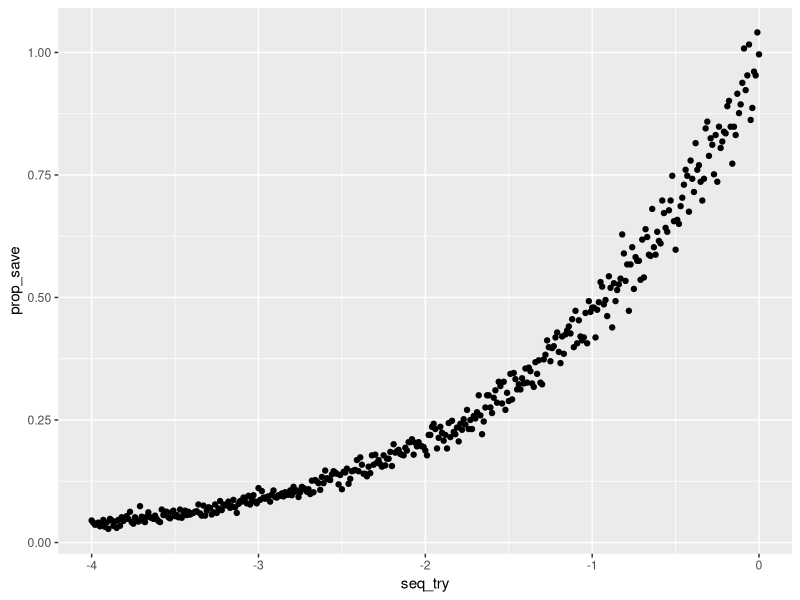
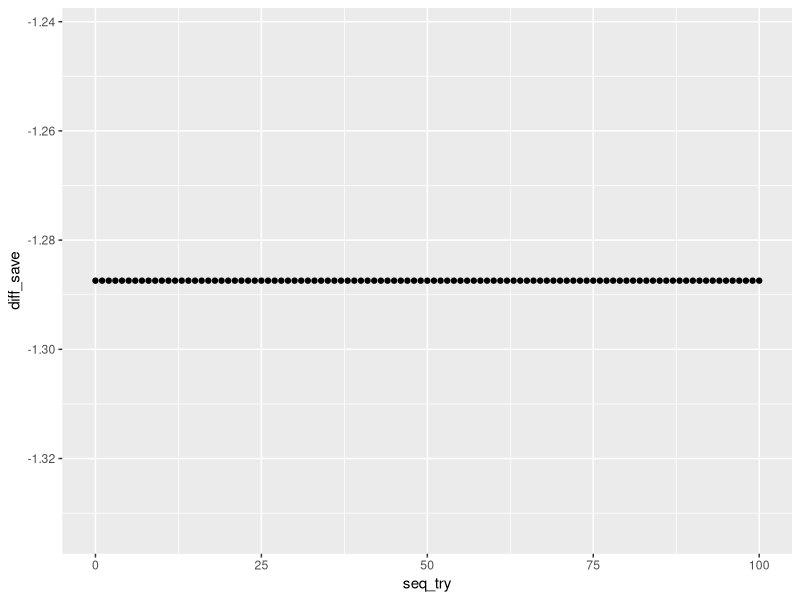
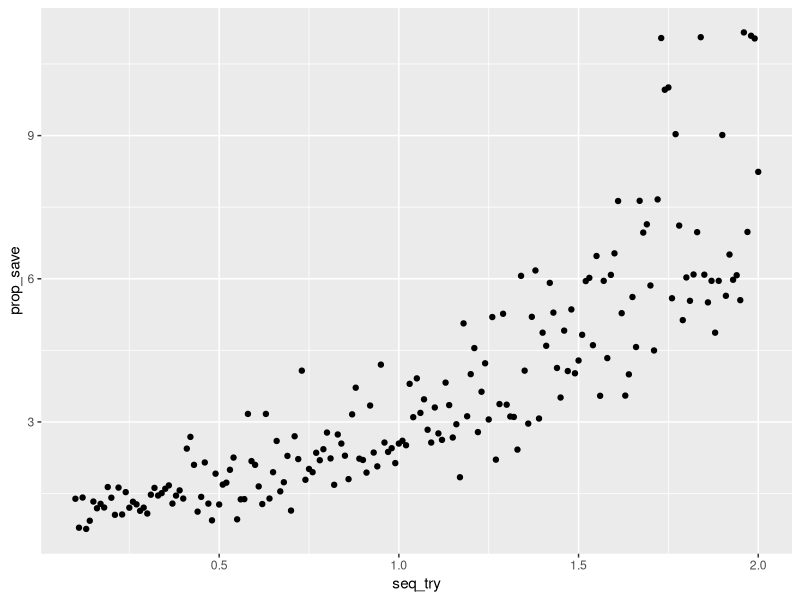
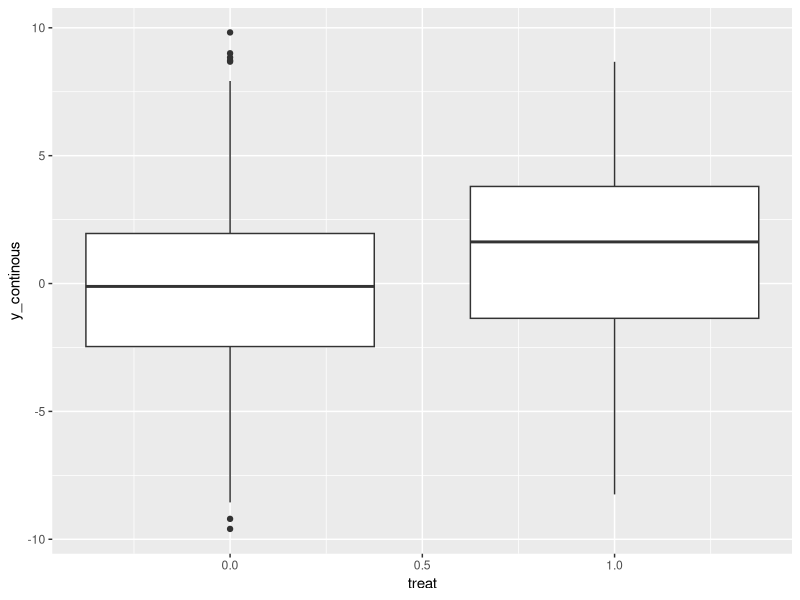
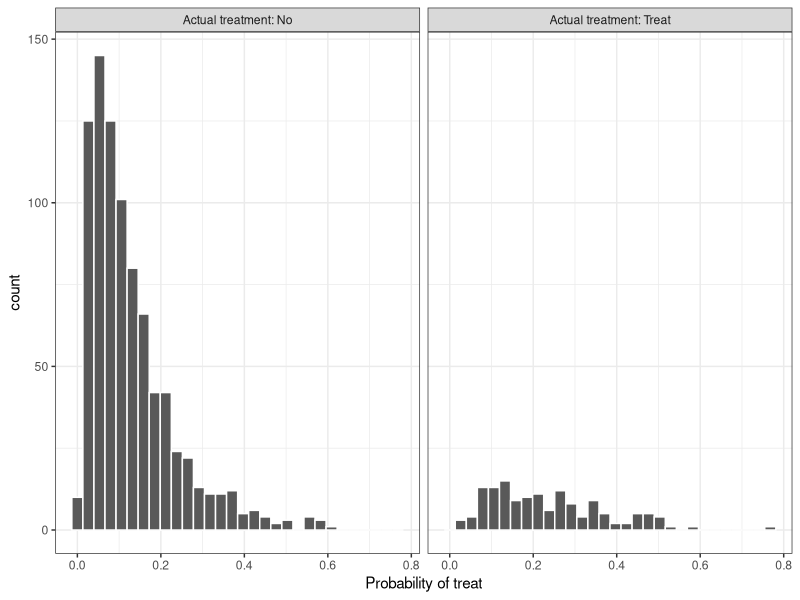
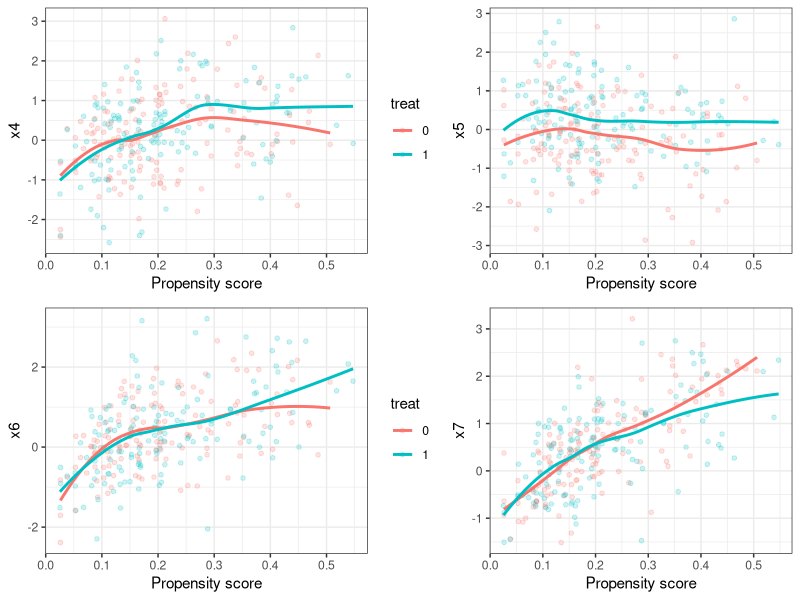

Recreate these plots in R, in order.
## ---- chunk 1
knitr::opts_chunk$set(echo = TRUE)
library(tidyverse)
library(ggplot2)
## ---- chunk 2
set.seed(8160) # once we do simulations this will need to change with interations 

N <- 1000 # size of simulated dataset

x1 <- rnorm(N, 0, 1)
x2 <- rnorm(N, 0, 1)
x3 <- rnorm(N, 0, 1)
x4 <- rnorm(N, 0, 1)
x5 <- rnorm(N, 0, 1)
x6 <- rnorm(N, 0, 1)
x7 <- rnorm(N, 0, 1)
x8 <- rnorm(N, 0, 1)
x9 <- rnorm(N, 0, 1)
x10 <- rnorm(N, 0, 1)

beta_low <- log(1.25)
beta_med <- log(1.50)
beta_high <- log(1.75)
beta_Vhigh <- log(2)

error <- rnorm(N, 0, 3)

# Value gathered (Need to work on this)
beta_0_treat <- 1 # the intercept in the treament-selection model. This will detemrine the prevalance of treatment in the simulated dataset. Ths approaite value of the inercept can be found using a grid search or a bisection approach. 

beta_0_outcome <- 0 # the intercept in the binary-outcome generating model 
# its value will determine the incidence of the outcome 
# the approaiate value of the intercept can be found using a bisection approach 

beta_effect <- 1 # the log-odds ratio for the effect of treatment on the outcome that will be induce the desired mariginal risk properence. It can be found using a biscetion apprach 

data_gen <- tibble(x1, x2, x3, x4, x5, x6, x7, x8, x9, x10)
head(data_gen)
## ---- chunk 3
desired_prop = 0.2
seq_try = seq(-4,0, 0.01)
prop_save = rep(0, length(seq_try))
seq_select = tibble(seq_try, prop_save)
count = 0
for(i in seq_try) {
beta_0_treat = i
count = count + 1
treat_logit <- beta_0_treat+ beta_low*x1 + beta_med*x2 + beta_high*x3 + beta_low*x4 + 
  beta_med*x5 + beta_high*x6 + beta_Vhigh*x7

p_treat <- exp(treat_logit)/(1+ exp(treat_logit))

treat <- rbinom(N, 1, p_treat) 

treat_nontreat = tibble(treat) %>% 
  group_by(treat) %>%
  summarize(num = n())

prop = treat_nontreat %>% filter(treat == 1 ) %>% pull(num) / 
        treat_nontreat %>% filter(treat == 0 ) %>% pull(num)

seq_select$prop_save[count] =  prop
}
seq_select %>%
  ggplot(aes(x=seq_try, y=prop_save))+
  geom_point()

beta_0_treat = seq_select %>% 
  filter(prop_save < desired_prop + 0.01) %>%
  filter(prop_save > desired_prop - 0.01) %>%
  summarise(
    avg = mean(seq_try)
  ) %>% pull(avg)
beta_0_treat
## ---- chunk 4
treat_logit <- beta_0_treat+ beta_low*x1 + beta_med*x2 + beta_high*x3 + beta_low*x4 + 
  beta_med*x5 + beta_high*x6 + beta_Vhigh*x7

p_treat <- exp(treat_logit)/(1+ exp(treat_logit))

treat <- rbinom(N, 1, p_treat) 

data_gen <- data_gen %>% mutate ( treat = treat) 

table(treat)
## ---- chunk 5
seq_try = seq(0, 100, 1)
seq_select = tibble(seq_try, diff_save = rep(0, length(seq_try)))
count = 0
for(i in seq_try) {
  beta_0_outcome = i
  count = count + 1
  y_continous <- beta_0_outcome + 1*treat + beta_low*x4 + beta_med*x5 + 
    beta_high*x6 + beta_Vhigh*x7 +  beta_low*x8 + beta_med*x9 + 
    beta_high*x10 + error

  data_gen$y_continous = y_continous
  data_gen_save = data_gen  %>%
    group_by(treat) %>%
    summarize(
      mean_effect = mean(y_continous),
      sd_effect = sd(y_continous)
    )
  diff = data_gen_save %>% filter(treat == 0 ) %>% pull(mean_effect) -
          data_gen_save %>% filter(treat == 1 ) %>% pull(mean_effect)
  seq_select$diff_save[count] =  diff
}
seq_select %>%
  ggplot(aes(x=seq_try, y=diff_save))+
  geom_point()


## ---- chunk 6
# continous outcome for each subject 
beta_0_outcome = 0
y_continous <- beta_0_outcome+ 1*treat + beta_low*x4 + beta_med*x5 + beta_high*x6 + beta_Vhigh*x7 +
   beta_low*x8 + beta_med*x9 + beta_high*x10 + error

data_gen$y_continous = y_continous

# 1 is the treatment effect
data_gen  %>%
  group_by(treat) %>%
  summarize(
    mean_effect = mean(y_continous),
    sd_effect = sd(y_continous)
  )
## ---- chunk 7
seq_try = seq(0.1,2, 0.01)
prop_save = rep(0, length(seq_try))
seq_select = tibble(seq_try, prop_save)
count = 0
for(i in seq_try) {
  beta_effect = i
  count = count + 1
  
  # binary outcome 
  y_logit <- beta_effect*treat + beta_low*x4 + beta_med*x5 + beta_high*x6 + 
    beta_Vhigh*x7 +beta_low*x8 + beta_med*x9 + beta_high*x10 
  # don't need error here. error comes from rbinom
  
  p_outcome <- exp(y_logit)/(1+ exp(y_logit))
  y_binary <- rbinom(N, 1, p_outcome)
  
  data_gen$y_binary = y_binary
  
  table_prop = data_gen %>%
    mutate(treat = ifelse(treat == 1, "treated", "nontreated")) %>% 
    group_by(treat, y_binary) %>% 
    summarize(n=n()) %>%
    pivot_wider(
      names_from = treat,
      values_from = n
    )
  
  prop = (table_prop %>% filter(y_binary == 1) %>% pull(treated)/
       table_prop %>% filter(y_binary == 0) %>% pull(treated))-
    (table_prop %>% filter(y_binary == 1) %>%  pull(nontreated) /  
       table_prop %>% filter(y_binary == 0) %>% pull(nontreated))
  
  seq_select$prop_save[count] = prop
}

seq_select %>%
  ggplot(aes(x=seq_try, y=prop_save))+
  geom_point()
desired_prop = 1
beta_effect = seq_select %>% 
  filter(prop_save < desired_prop + 0.01) %>%
  filter(prop_save > desired_prop - 0.01) %>%
  summarise(
    avg = mean(seq_try)
  ) %>% pull(avg)
beta_effect
## ---- chunk 8

# binary outcome 
y_logit <- beta_effect*treat + beta_low*x4 + beta_med*x5 + beta_high*x6 + 
  beta_Vhigh*x7 +beta_low*x8 + beta_med*x9 + beta_high*x10 # don't need error here. 

p_outcome <- exp(y_logit)/(1+ exp(y_logit))
y_binary <- rbinom(N, 1, p_outcome)

data_gen$y_binary = y_binary

## ---- chunk 9
# treated vs non treated 
data_gen  %>%
  ggplot(aes(y=y_continous, x=treat, group=treat)) +
  geom_boxplot() 

table(data_gen$treat)

# contious 
data_gen  %>%
  group_by(treat) %>%
  summarize(
    mean_effect = mean(y_continous),
    sd_effect = sd(y_continous)
  )

# binary
table_prop = data_gen %>%
  mutate(treat = ifelse(treat == 1, "treated", "nontreated")) %>% 
  group_by(treat, y_binary) %>% 
  summarize(n=n()) %>%
  pivot_wider(
    names_from = treat,
    values_from = n
  )

(table_prop %>% filter(y_binary == 1) %>% pull(nontreated) /
table_prop %>% filter(y_binary == 0) %>% pull(nontreated))-
(table_prop %>% filter(y_binary == 1) %>% pull(treated)/
table_prop %>% filter(y_binary == 0) %>% pull(treated))
## ---- chunk 10
data_gen %>%
  group_by(treat) %>%
  summarise(n = n(),
            mean_math = mean(y_continous),
            std_error = sd(y_continous) / sqrt(n))

with(data_gen, t.test(y_continous ~ treat))
## ---- chunk 11
data_gen_cov <- c('x4', 'x5', 'x6', 'x7')
data_gen %>%
  group_by(treat) %>%
  select(one_of(data_gen_cov)) %>%
  summarise_all(funs(mean(., na.rm = T)))
## ---- chunk 12
m_ps <- glm(treat ~ x4 + x5 + x6 + x7 ,
            family = binomial(), data = data_gen)
summary(m_ps)
## ---- chunk 13
prs_df <- data.frame(pr_score = predict(m_ps, type = "response"),
                     treat = m_ps$model$treat)
head(prs_df)
## ---- chunk 14
labs <- paste("Actual treatment:", c("Treat", "No"))
prs_df %>%
  mutate(treat = ifelse(treat == 1, labs[1], labs[2])) %>%
  ggplot(aes(x = pr_score)) +
  geom_histogram(color = "white") +
  facet_wrap(~treat) +
  xlab("Probability of treat") +
  theme_bw()
## ---- chunk 15
library(MatchIt)
data_gen_nomiss <- data_gen %>%  # MatchIt does not allow missing values
  select(y_continous, treat, one_of(data_gen_cov)) %>%
  na.omit()

mod_match <- MatchIt::matchit(treat ~ x4 + x4 + x6 +  x7,  
                              method = "nearest", 
                              data = data_gen_nomiss)
dta_m <- match.data(mod_match)
dim(dta_m)

## ---- chunk 16
fn_bal <- function(dta, variable) {
  dta$variable <- dta[, variable]
  dta$treat <- as.factor(dta$treat)
  support <- c(min(dta$variable), max(dta$variable))
  ggplot(dta, aes_string(x = "distance", y = variable, color = "treat")) +
    geom_point(alpha = 0.2, size = 1.3) +
    geom_smooth(method = "loess", se = F) +
    xlab("Propensity score") +
    ylab(variable) +
    theme_bw() +
    ylim(support)
}

library(gridExtra)
grid.arrange(
   fn_bal(dta_m, "x4"),
   fn_bal(dta_m, "x5") + theme(legend.position = "none"),
   fn_bal(dta_m, "x6"),
   fn_bal(dta_m, "x7") + theme(legend.position = "none"),
   nrow = 2, widths = c(1, 0.8)
)


dta_m %>%
  group_by(treat) %>%
  select(one_of(data_gen_cov)) %>%
  summarise_all(funs(mean))
